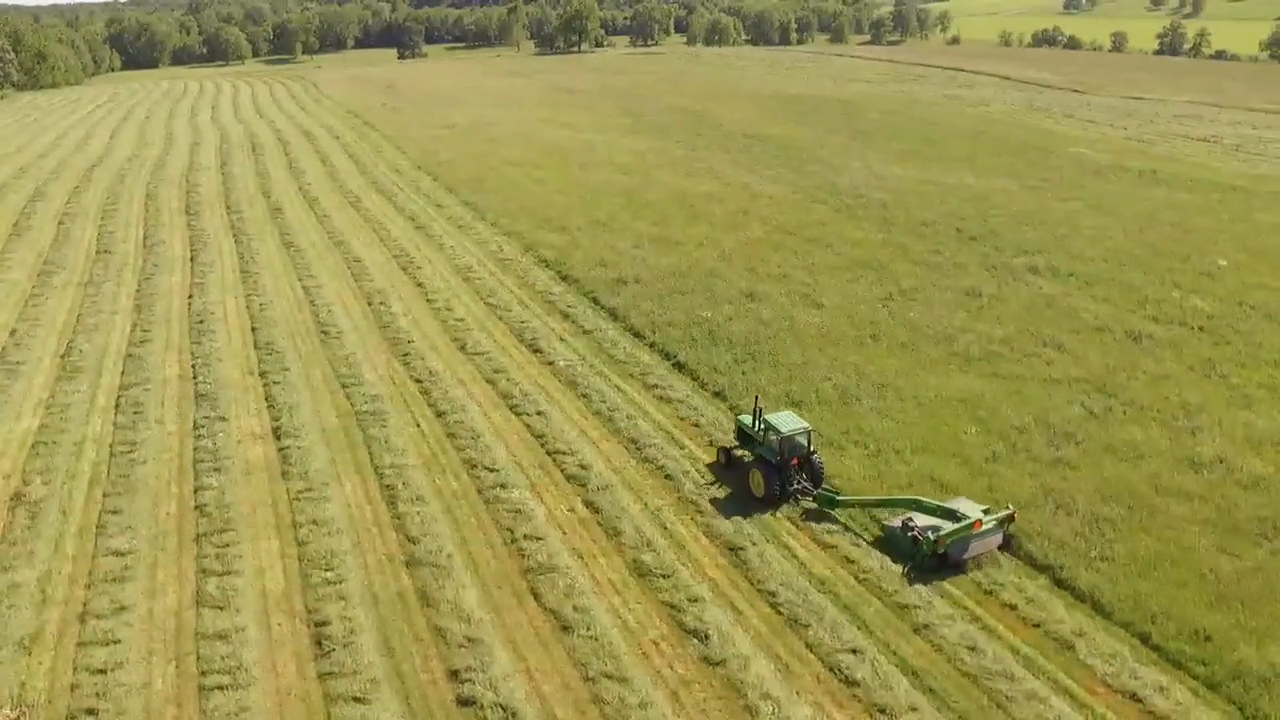
#> input picture frame 40 of video/videoGranja.mp4, 1280 x 720 px
$ python ejercicio6.py
#> lines starting #> are read from the running program, lines starting #| are printed output that depends on the picture; after the words box and inside, x2 and y2 are one past the last pixel; in counts of white or black regions, pixels touching at a corner belong together

#Actividad5: Descargar un video (en formato .mp4 o .avi) de un repositorio libre
#y escribir un script Python que lo reproduzca mostrando sus propiedades
#básicas:
#Ejemplo: Frame Por Second

import cv2
from cv2 import CAP_PROP_FPS
import time

prev_frame_time = 0
new_frame_time = 0

cap = cv2.VideoCapture("video/videoGranja.mp4")
fps = cap.get(cv2.CAP_PROP_FPS)
while (cap.isOpened()):
    ret, frame = cap.read()
#> frame is the input picture: shape (720, 1280, 3); mean B, G, R 80.2, 150.6, 156.5
    new_frame_time = time.time()

    if ret==True:
        #Display the resulting frame
        fps = 1/(new_frame_time-prev_frame_time)
        prev_frame_time = new_frame_time

        textoAMostrar = ("Fps: {0}".format(fps))
        cv2.putText(frame, textoAMostrar, (10, 20),cv2.FONT_HERSHEY_SIMPLEX, 0.7, (255, 0, 0), 2)
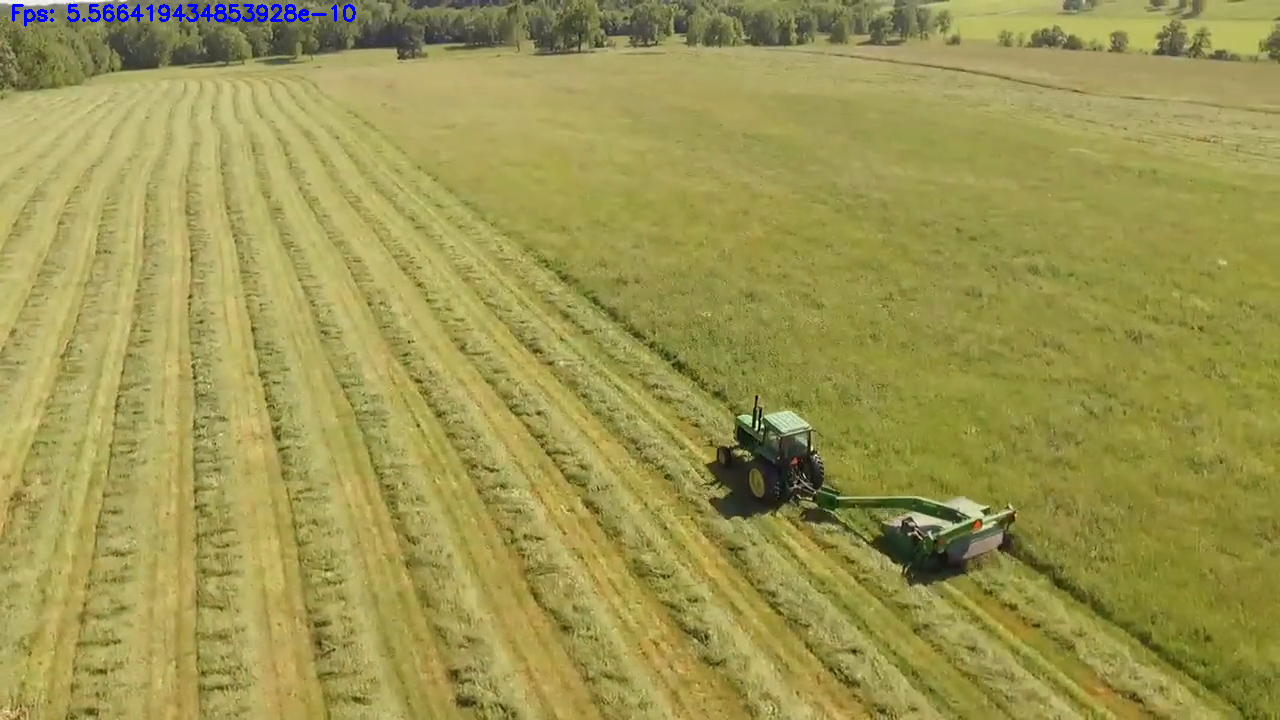
#> frame: shape (720, 1280, 3); 0.28% of pixels changed, all inside (x1, y1, x2, y2) = (12, 4, 356, 27)
        cv2.imshow("Reproducir video", frame)
        if cv2.waitKey(30) == ord("s"):
#> (key Esc is pressed here)
            break

    else: break

cap.release()
cv2.destroyAllWindows()

$ run again, starting later in the video
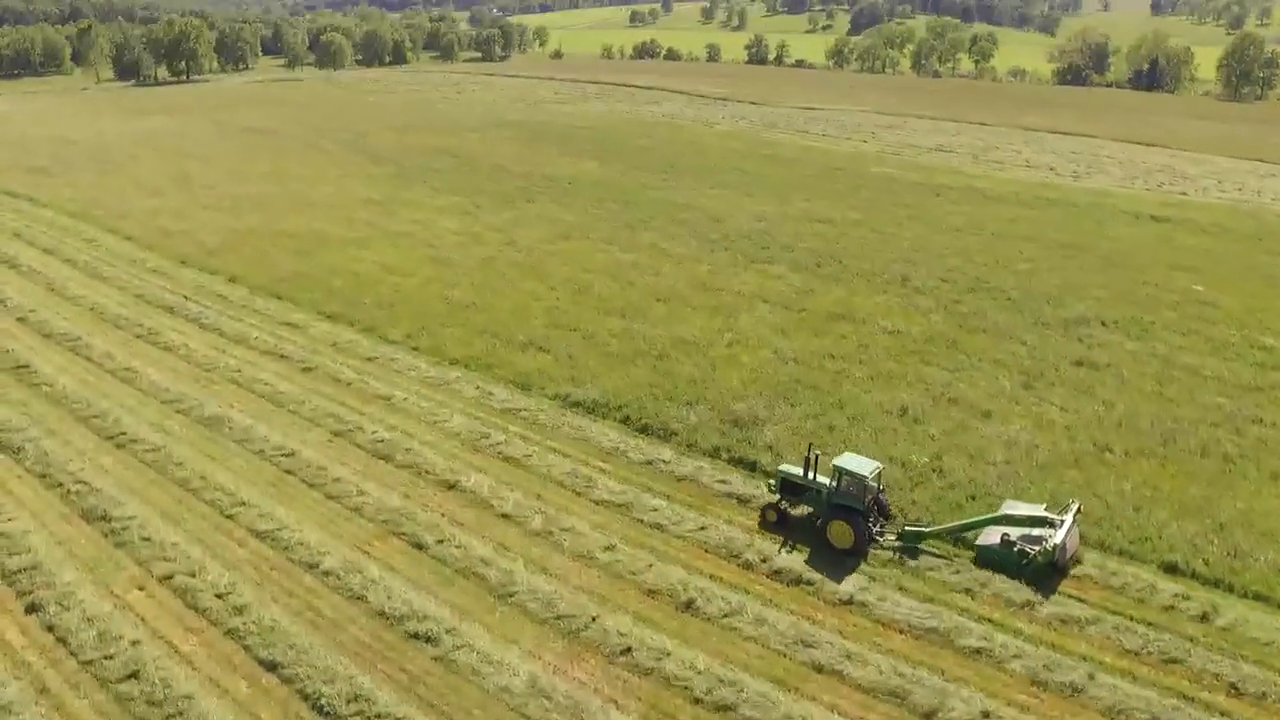
#> input picture frame 180 of video/videoGranja.mp4, 1280 x 720 px
#> frame is the input picture: shape (720, 1280, 3); mean B, G, R 80.8, 148.5, 153.4
#> `cv2.putText(frame, textoAMostrar, (10, 20),cv2.FONT_HERSHEY_SIMPLEX, 0..`:
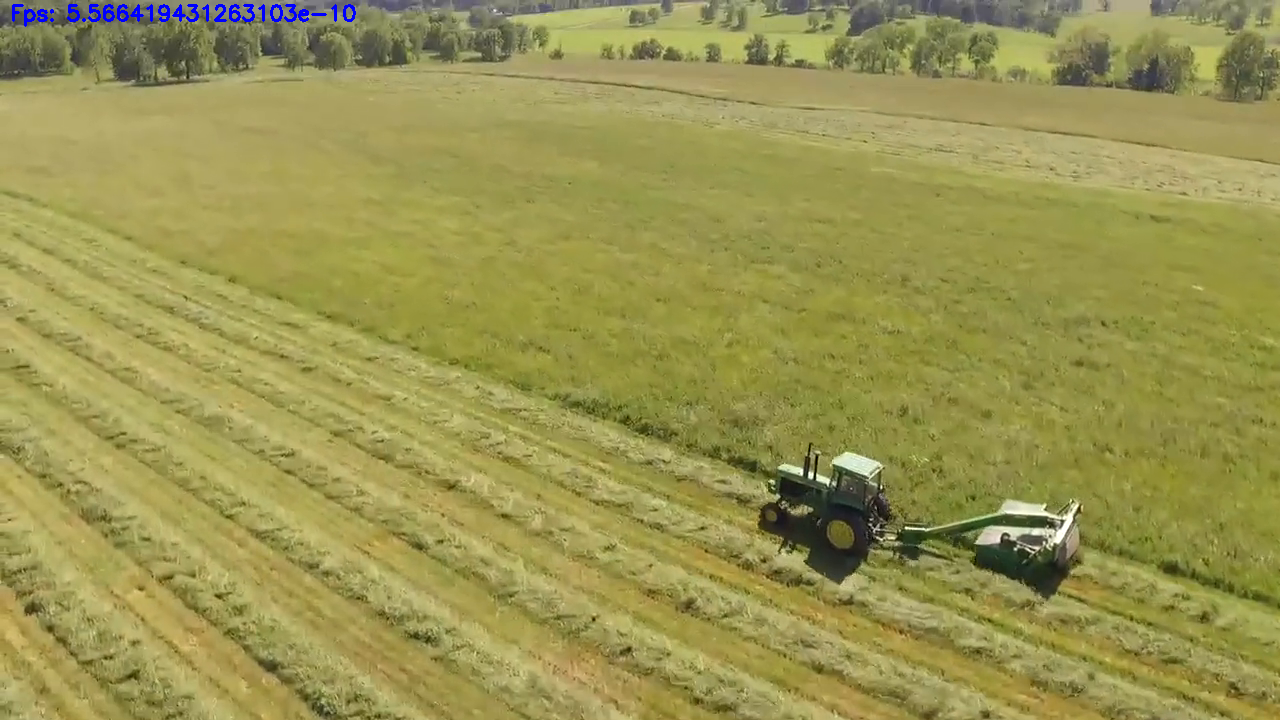
#> frame: shape (720, 1280, 3); 0.26% of pixels changed, all inside (x1, y1, x2, y2) = (12, 4, 356, 27)

$ run again, starting later in the video
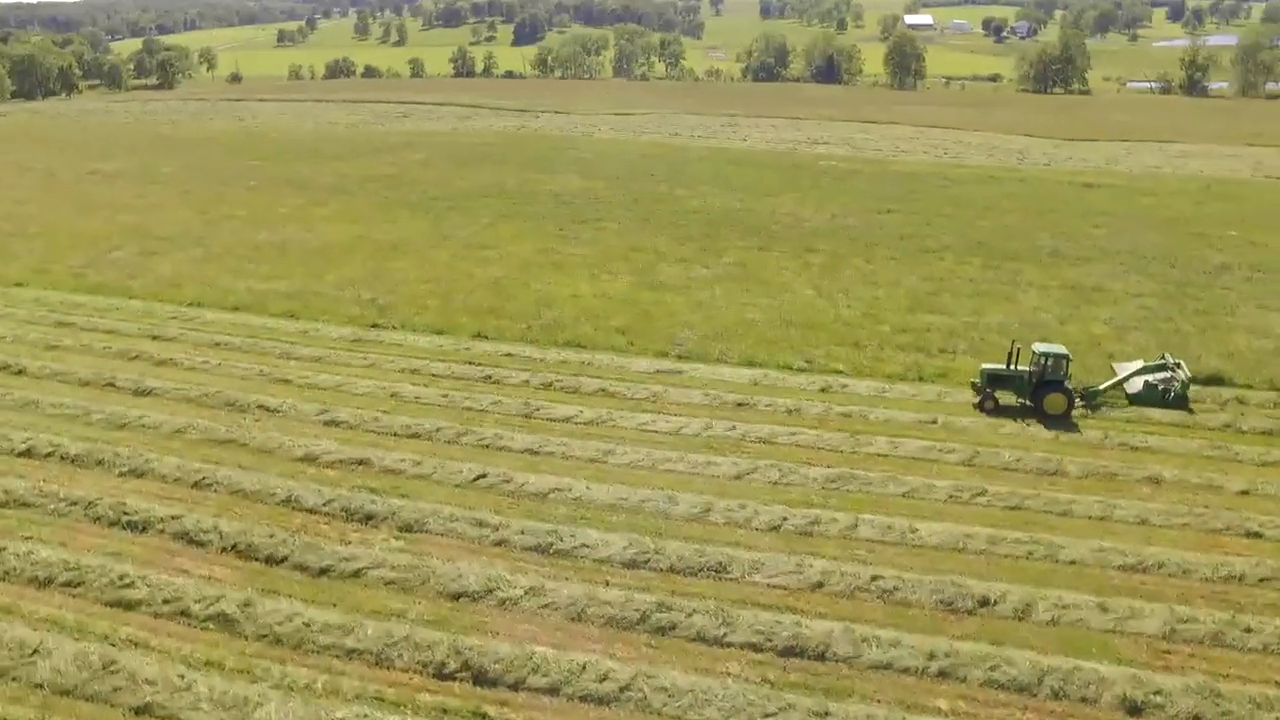
#> input picture frame 320 of video/videoGranja.mp4, 1280 x 720 px
#> frame is the input picture: shape (720, 1280, 3); mean B, G, R 87.6, 151.3, 157.3
#> `cv2.putText(frame, textoAMostrar, (10, 20),cv2.FONT_HERSHEY_SIMPLEX, 0..`:
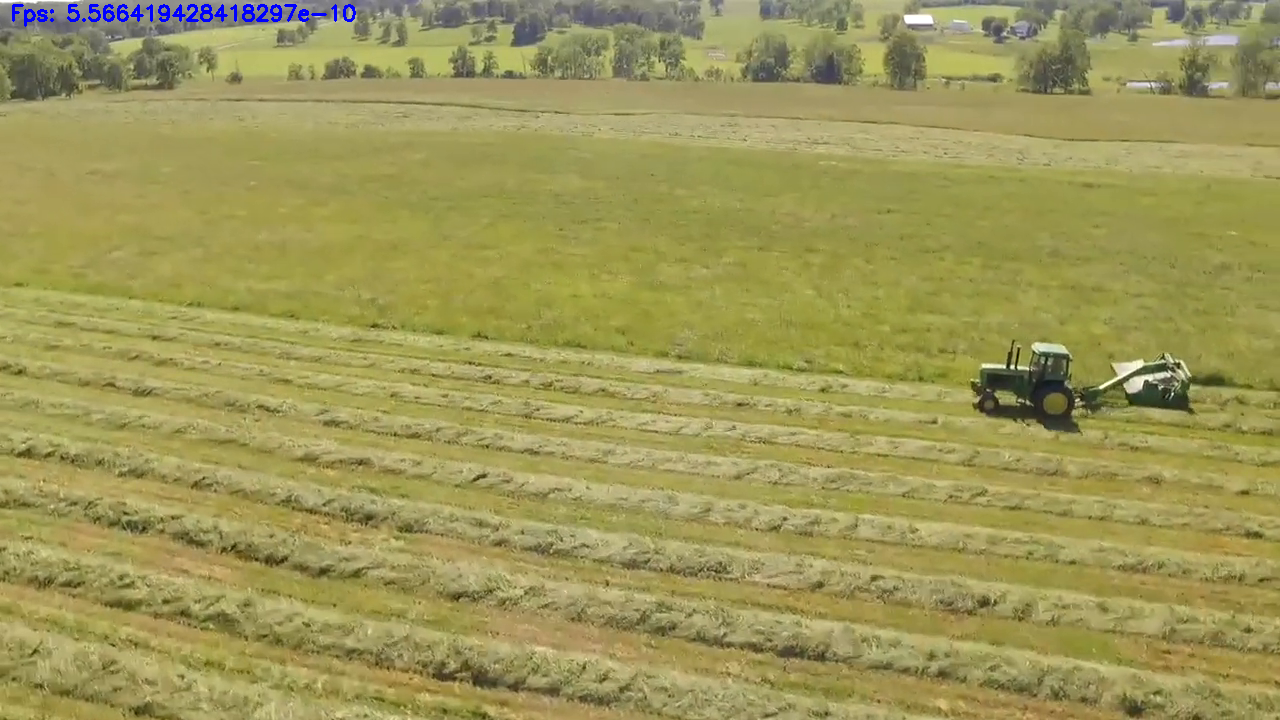
#> frame: shape (720, 1280, 3); 0.27% of pixels changed, all inside (x1, y1, x2, y2) = (12, 4, 356, 27)
